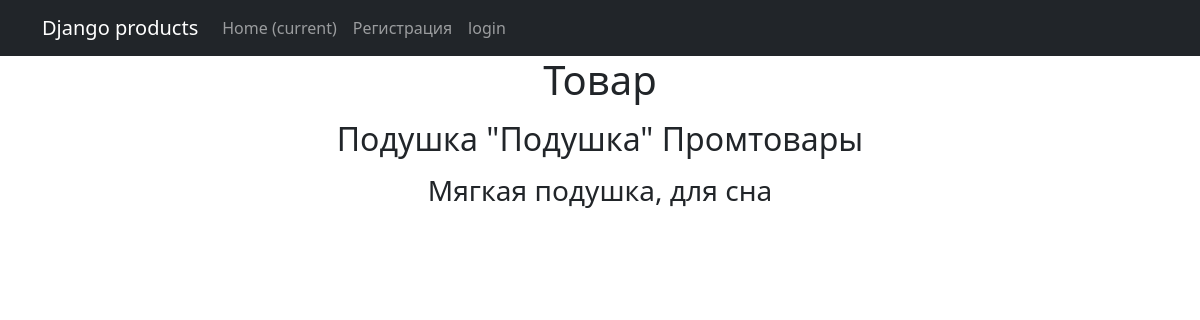
/products/6, run on the app's committed database.
### simpleapp/models.py (models this page shows, shortened)
class Product(models.Model):
    name = models.CharField(max_length=50,
                            unique=True)
    discription = models.TextField()
    quantity = models.IntegerField(validators=[MinValueValidator(0)],)
    category = models.ForeignKey(
        to='Category',
        on_delete=models.CASCADE,
        related_name='products'
    )
    price = models.FloatField(
        validators=[MinValueValidator(0.0)],
    )

class Category(models.Model):
    name = models.CharField(max_length=100,
                            unique=True)
    def __str__(self) -> str:
        return f'{self.name.title()}'

### simpleapp/views.py (the view)
# urls.py: path('<int:pk>', ProductDetailView.as_view(), name='product_detail'),
class ProductDetailView(DetailView):
    model = Product
    template_name = 'product.html'
    context_object_name = 'product'

### simpleapp/templates/product.html (shortened to what this page needs)
{% extends 'simpleapp/default.html' %}
{% block content %}
<h1>Товар</h1>
<p><h2>{{ product.name }} {{ product.category }}</h2></p>
<h3>{{ product.discription }}</h3>
{% endblock content %}

### data on the page
Product: name "Подушка \"Подушка\"", category "Промтовары", discription "Мягкая подушка, для сна"
